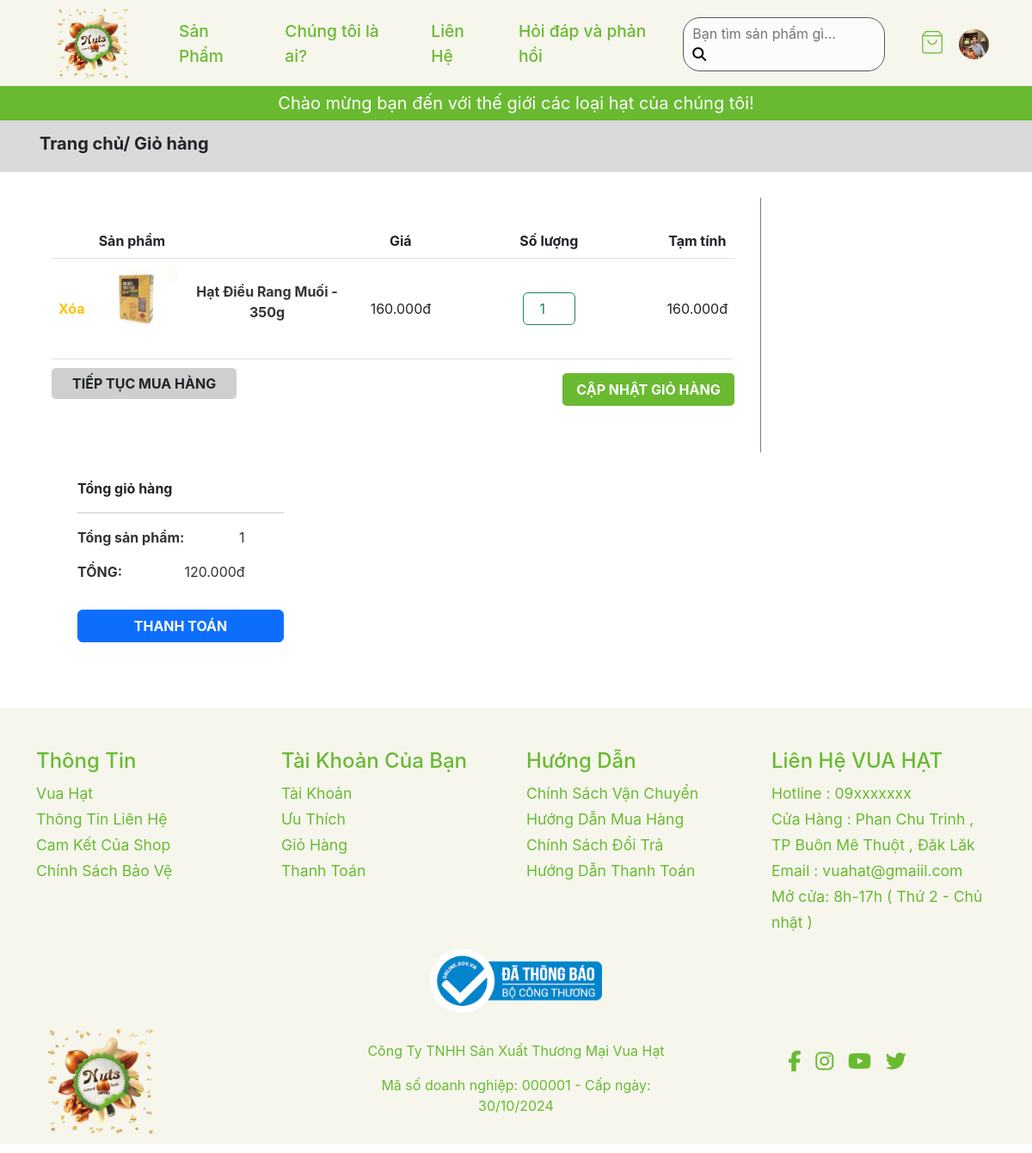
The page /client/cart.php (signed in) on the database its author committed.
### tables this page shows
CREATE TABLE `users` (
  `username` varchar(250) NOT NULL,
  `phone` varchar(10) NOT NULL,
  `email` varchar(250) NOT NULL,
  `role` varchar(250) NOT NULL,
  `status` varchar(250) NOT NULL,
  `image` varchar(250) NOT NULL DEFAULT 'default.jpg',
  `password` varchar(250) NOT NULL,
  `idUser` int(11) NOT NULL,
  `name` varchar(250) NOT NULL,
  `token` int(11) NOT NULL,
  `otpCreated` int(11) NOT NULL,
  `otp` int(11) NOT NULL
);

CREATE TABLE `detailcart` (
  `quantityCart` int(11) NOT NULL,
  `size` varchar(250) NOT NULL,
  `idDetailCart` int(11) NOT NULL,
  `idCart` int(11) NOT NULL,
  `idProduct` int(11) NOT NULL,
  `price` int(11) NOT NULL
);

CREATE TABLE `products` (
  `idProduct` int(11) NOT NULL,
  `nameProduct` text NOT NULL,
  `description` text NOT NULL,
  `idSubCategory` int(11) NOT NULL
);

CREATE TABLE `product_size` (
  `idProductSize` int(11) NOT NULL,
  `quantityProduct` int(11) NOT NULL,
  `idProduct` int(11) NOT NULL,
  `idSize` int(11) NOT NULL,
  `price` int(110) NOT NULL
);

### client/cart.php (the view, shortened to what the rows shown need)
<?php
$idUser = $_SESSION['idUser'] ?? null;
include_once("./DBUntil.php");
$dbHelper = new DBUntil();
function formatCurrencyVND($number)
{
    return number_format($number, 0, ',', '.') . 'đ';
}
$productCart = [];
if (isset($_SESSION['idUser'])) {
    $checkCart = $dbHelper->select("SELECT * FROM carts WHERE idUser = ?", [$idUser]);
    if (!empty($checkCart)) {
        $idCart = $checkCart[0]['idCart'];
        $productCart = $dbHelper->select("SELECT dca.*, MIN(pic.namePicProduct) AS namePic, pr.*, ps.*
        FROM carts ca
        INNER JOIN detailcart dca ON ca.idCart = dca.idCart
        INNER JOIN products pr ON pr.idProduct = dca.idProduct
        LEFT JOIN picproduct pic ON pic.idProduct = pr.idProduct
        LEFT JOIN product_size ps ON ps.idProduct = pr.idProduct
        WHERE ca.idUser = ? AND dca.idCart = ?
        GROUP BY dca.idDetailCart", [$idUser, $idCart]);
        $productPrices = [];
        foreach ($productCart as $key => $product) {
            $sizeCart = $dbHelper->select("SELECT size FROM detailcart WHERE idCart = ?", [$idCart]);
            foreach ($sizeCart as $sizes) {
                $listSize = $dbHelper->select("SELECT * FROM sizes WHERE nameSize = ?", [$sizes['size']]);
                foreach ($listSize as $size) {
                    $priceCart = $dbHelper->select("SELECT ps.price
                                                    FROM product_size ps
                                                    WHERE ps.idProduct = ? AND ps.idSize = ?", [$product['idProduct'], $size['idSize']]);
                    if (!empty($priceCart)) {
                        $productPrices[$product['idProduct']][$size['nameSize']] = $priceCart[0]['price'];
                    }
                }
            }
        }
    } else {
        $_SESSION['error'] = "Không tìm thấy giỏ hàng.";
    }
}
?>
<!DOCTYPE html>
<html lang="en">
<?php include "./includes/head.php" ?>
<body>
    <?php include "./includes/header.php" ?>
    <main>
        <section id="cart" height="100%" class="">
            <div class="container">
                <div class="row">
                    <div class="col-md-9">
                        <form method="post">
                            <table class="table table-cart text-center">
                                <thead>
                                    <tr>
                                        <th></th>
                                        <th class="text-start">Sản phẩm</th>
                                        <th>Giá</th>
                                        <th>Số lượng</th>
                                        <th>Tạm tính</th>
                                    </tr>
                                </thead>
                                <tbody>
                                    <?php if (!empty($productCart)): ?>
                                        <?php foreach ($productCart as $cartItem): ?>
                                            <tr>
                                                <td>
                                                    <div class="remove-cart d-flex align-items-center justify-content-center">
                                                        <a href="?remove=<?php echo $cartItem['idDetailCart']; ?>"
                                                            class="fw-bold text-decoration-none text-warning">Xóa</a>
                                                    </div>
                                                </td>
                                                <td>
                                                    <a href="detailProduct.php?id=<?php echo $cartItem['idProduct']; ?>"
                                                        class="name-products text-decoration-none">
                                                        <div class="cart-products d-flex align-items-center">
                                                            <div class="image-products">
                                                                <img src="../admin/products/image/<?php echo htmlspecialchars($cartItem['namePic']); ?>"
                                                                    alt="Items" class="w-100">
                                                            </div>
                                                            <div class="product-content mx-2">
                                                                <p class="product-name line-clamp-1 fw-bold"
                                                                    style="font-size: 16px; color: #353535; hover {color: 69BA31}">
                                                                    <?php echo htmlspecialchars($cartItem['nameProduct']); ?> -
                                                                    <?php echo htmlspecialchars($cartItem['size']); ?></p>
                                                            </div>
                                                        </div>
                                                    </a>
                                                </td>
                                                <td>
                                                    <span class="price">
                                                        <?php
                                                        if (isset($productPrices[$cartItem['idProduct']][$cartItem['size']])) {
                                                            echo formatCurrencyVND($productPrices[$cartItem['idProduct']][$cartItem['size']]);
                                                        } else {
                                                            echo "Giá chưa có";
                                                        }
                                                        ?>
                                                    </span>
                                                </td>
                                                <td>
                                                    <div class="quantity">
                                                        <input type="number"
                                                            id="quantity-products-<?php echo $cartItem['idDetailCart']; ?>"
                                                            name="quantity[<?php echo $cartItem['idDetailCart']; ?>]"
                                                            class="input-text w-25 text-center btn btn-outline-success qty text bk-product-qty"
                                                            step="1" min="1"
                                                            value="<?php echo htmlspecialchars($cartItem['quantityCart']); ?>"
                                                            title="SL" size="4" autocomplete="off">
                                                    </div>
                                                </td>
                                                <td>
                                                    <span class="total-price">
                                                        <?php
                                                        if (isset($productPrices[$cartItem['idProduct']][$cartItem['size']])) {
                                                            echo formatCurrencyVND($productPrices[$cartItem['idProduct']][$cartItem['size']] * $cartItem['quantityCart']);
                                                        } else {
                                                            echo "Giá chưa có";
                                                        }
                                                        ?>
                                                    </span>
                                                </td>
                                            </tr>
                                        <?php endforeach; ?>
                                    <?php else: ?>
                                        <tr>
                                            <td colspan="5" class="text-center">Giỏ hàng của bạn đang trống</td>
                                        </tr>
                                    <?php endif; ?>
                                </tbody>
                            </table>
                        </form>
                    </div>
                </div>
            </div>
        </section>
    </main>
</body>
</html>

### client/includes/header.php (shortened to what the rows shown need)
<?php
include_once("./DBUntil.php");
$dbHelper = new DBUntil();
?>
<header class="header">
    <nav class="container navbar navbar-expand-lg ">
        <div class="container-fluid" width="1890">
            <div class="header-cart mt-3">
                <ul class="d-flex ">
                    <li class="nav-link mx-2">
                        <?php
                        if (!isset($_SESSION['idUser'])) {
                            echo '
                                <a href="login.php" class="text-white">
                                <svg xmlns="http://www.w3.org/2000/svg" width="32" height="32" viewBox="0 0 24 24"
                                    fill="none" stroke="currentColor" stroke-width="1" stroke-linecap="round"
                                    stroke-linejoin="round" class="lucide lucide-user-round">
                                    <circle cx="12" cy="8" r="5" />
                                    <path d="M20 21a8 8 0 0 0-16 0" />
                                </svg>
                            </a>
                            ';
                        } else {
                            $idUser = $_SESSION['idUser'];
                            $users = $dbHelper->select("SELECT * FROM users WHERE idUser = $idUser");
                            $image = $users[0]['image'];
                            $role = $users[0]['role'];
                            $name = $users[0]['name'];
                            $textRole = '';
                            if ($role == 'admin') {
                                $textRole = '
                                <li><a class="dropdown-item" href="../admin/index.php?id=' . $idUser . '">
                                      <i class="fa-solid fa-pencil mx-1"></i>
                                        Quản Trị
                                    </a></li>
                                ';
                            } else {
                                $textRole = '';
                            }
                            echo '
                                <div class="dropdown ">
                                    <button class="btn-dropdown p-0 border-0 " style="background-color: transparent;" onclick="showDropdown()">
                                        <img style="width: 35px; height: 35px; border-radius: 50%;" src="../admin/users/image/' . $image . '" alt>
                                    </button>
                                            <a class="dropdown-item" href="./detail_user.php?id=' . $idUser . '">
                                            </a>
                                        ' . $textRole . '
                                            <a class="dropdown-item" href="logout.php" onclick="alertRemove(event, \'' . $name . '\')">
                                            </a>
                                </div>
                            ';
                        } ?>
                    </li>
                </ul>
            </div>
        </div>
    </nav>
</header>

### rows shown on the page
users: image (picture)
detailcart: idProduct.nameProduct "Hạt Điều Rang Muối", size "350g", size.idProduct "160.000đ", idDetailCart+quantityCart "1", size+quantityCart "160.000đ"

### other values the page prints
$totalQuantity "1"
formatCurrencyVND($totalPrice) "120.000đ"
